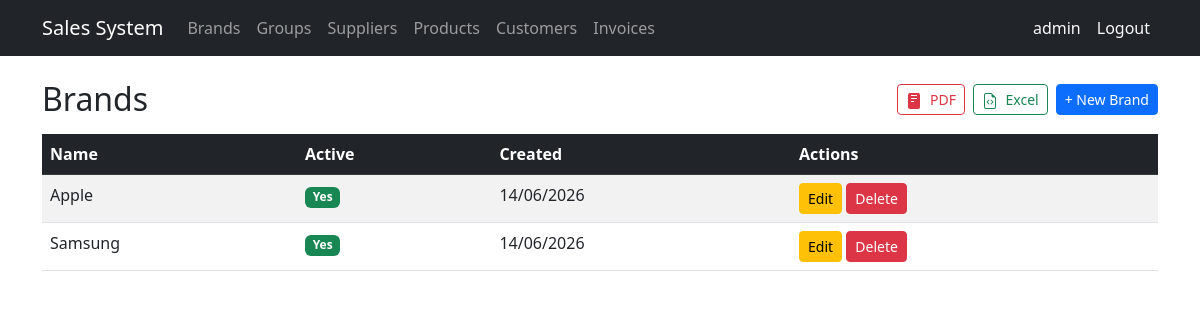
/brands/ (signed in), run on an earlier commit of the app's database.
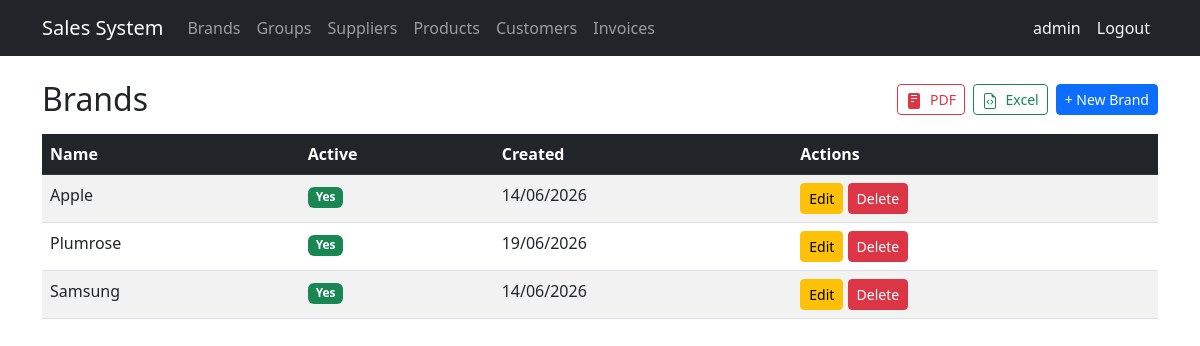
And on a later commit of the database.
### billing/models.py (models this page shows, shortened)
class Brand(models.Model):
    name = models.CharField(max_length=100, unique=True, verbose_name='Brand Name')
    description = models.TextField(blank=True, null=True)
    is_active = models.BooleanField(default=True)
    created_at = models.DateTimeField(auto_now_add=True)
    updated_at = models.DateTimeField(auto_now=True)
    class Meta:
        verbose_name = 'Brand'
        verbose_name_plural = 'Brands'
        ordering = ['name']

### billing/views.py (the view)
# urls.py: path('brands/', views.brand_list, name='brand_list'),
@login_required
@audit_action('LIST_BRANDS')
def brand_list(request):
    brands = Brand.objects.all()
    exp = export_response(request, brands, _BRAND_EXPORT_FIELDS, 'Listado de Marcas', 'marcas')
    if exp:
        return exp
    return render(request, 'billing/brand_list.html', {'brands': brands})

### billing/templates/billing/brand_list.html (shortened to what this page needs)
{% extends 'billing/base.html' %}
{% block content %}
<div class="d-flex align-items-center justify-content-between mb-3 flex-wrap gap-2">
  <h2 class="mb-0">Brands</h2>
  <div class="d-flex gap-2 flex-wrap">
    <a href="?export=pdf"   class="btn btn-sm btn-outline-danger"  title="Descargar PDF">
      <svg xmlns="http://www.w3.org/2000/svg" width="16" height="16" fill="currentColor" class="me-1" viewBox="0 0 16 16"><path d="M4 0h8a2 2 0 0 1 2 2v12a2 2 0 0 1-2 2H4a2 2 0 0 1-2-2V2a2 2 0 0 1 2-2zm1 2v1h6V2H5zm0 3v1h6V5H5zm0 3v1h3V8H5z"/></svg>
      PDF
    </a>
    <a href="?export=excel" class="btn btn-sm btn-outline-success" title="Descargar Excel">
      Excel
    </a>
    <a href="{% url 'billing:brand_create' %}" class="btn btn-sm btn-primary">+ New Brand</a>
  </div>
</div>
<table class="table table-striped table-hover">
  <thead class="table-dark">
    <tr><th>Name</th><th>Active</th><th>Created</th><th>Actions</th></tr>
  </thead>
  <tbody>
    {% for brand in brands %}
    <tr>
      <td>{{ brand.name }}</td>
      <td>
        {% if brand.is_active %}
          <span class="badge bg-success">Yes</span>
        {% else %}
          <span class="badge bg-danger">No</span>
        {% endif %}
      </td>
      <td>{{ brand.created_at|date:"d/m/Y" }}</td>
      <td>
        <a href="{% url 'billing:brand_update' brand.pk %}" class="btn btn-sm btn-warning">Edit</a>
        <a href="{% url 'billing:brand_delete' brand.pk %}" class="btn btn-sm btn-danger">Delete</a>
      </td>
    </tr>
    {% empty %}
    <tr><td colspan="4" class="text-center">No brands found.</td></tr>
    {% endfor %}
  </tbody>
</table>
{% endblock %}

What changed in the data, as far as the page shows it:
added Brand: name "Plumrose", is_active "Yes", created_at "19/06/2026"
